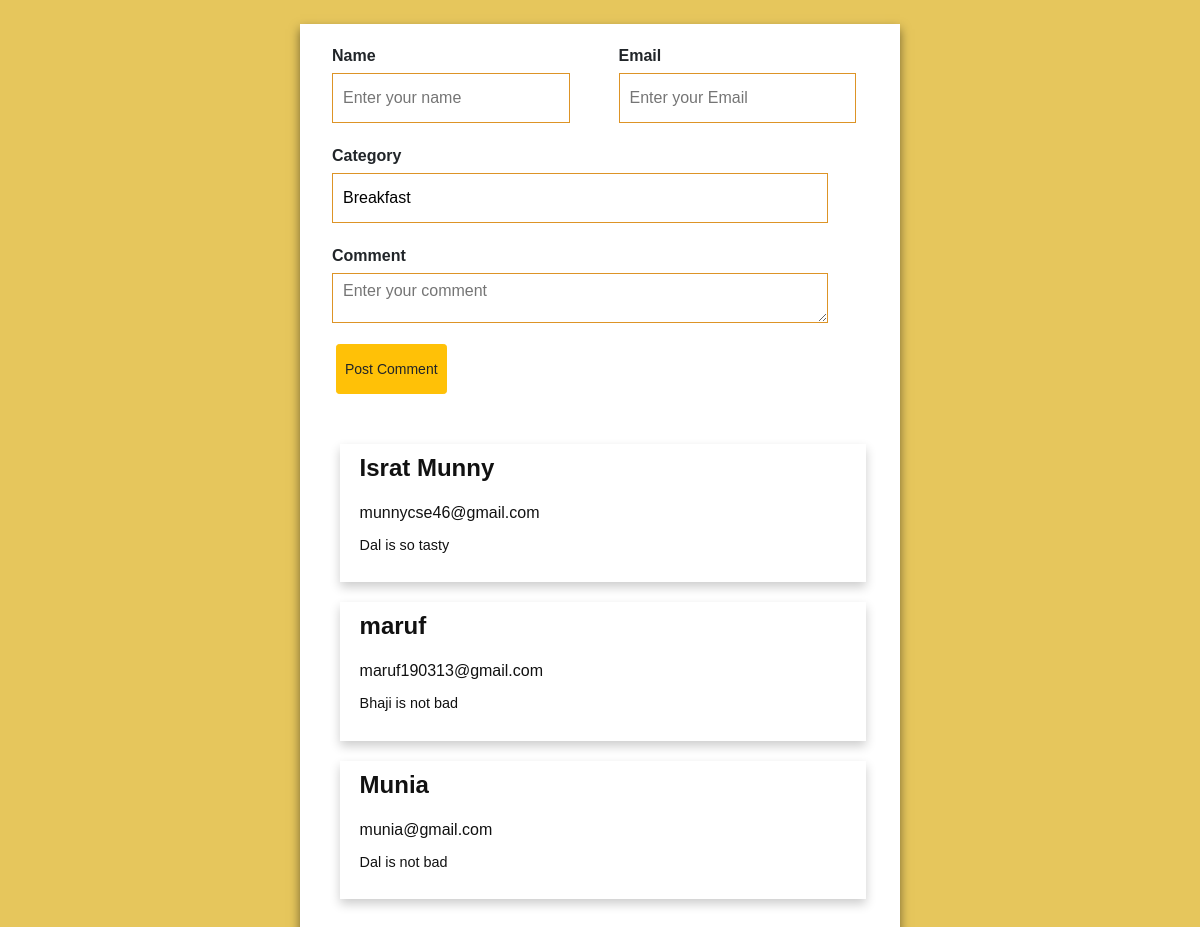
Page /Online_restaurant/Restuproject/admin/comment.php on the committed database.
### tables this page shows
CREATE TABLE IF NOT EXISTS `comments` (
  `Id` int(100) NOT NULL AUTO_INCREMENT,
  `Name` varchar(200) NOT NULL,
  `Email` varchar(200) NOT NULL,
  `Comment` varchar(200) NOT NULL,
  `Category` varchar(200) NOT NULL,
  PRIMARY KEY (`Id`)
);

### Online_restaurant/Restuproject/admin/comment.php (the view, shortened to what this page needs)
<?php
$servername="localhost";
$username="root";
$password="";
$database="restaurantdb";
$conn=mysqli_connect($servername,$username,$password,$database);
?>
<!DOCTYPE html>
<html lang="en">
<head>
    <link rel="stylesheet" href="https://cdn.jsdelivr.net/npm/bootstrap@4.6.0/dist/css/bootstrap.min.css">
    <link rel="stylesheet" href="css/commentstyle.css">
    <link rel="stylesheet" href=" css/all.min.css">
</head>
<body class="whole">
  <div class="wrapper mt-4">
      <form action="" class="form" method="post">
         <div class="row">
            <div class="input-group">
                <label for="name">Name</label>
                <input type="text" name="name" id="name" placeholder="Enter your name"  required>
            </div>
            <div class="input-group">
              <label for="email">Email</label>
              <input type="text" name="email" id="email" placeholder="Enter your Email"  required>
            </div>
         </div>
         <div class="row">
            <div class="input-group textarea">
                <label for="category">Category</label>
                  <input type="text" name="category" id="category" placeholder="Enter your category" value="Breakfast" required>
            </div>
         </div>
         <div class="row">
            <div class="input-group textarea">
                <label for="comment">Comment</label>
                <textarea name="comment" id="comment" placeholder="Enter your comment" cols="30" rows="30"></textarea>
            </div>
         </div>
         <div class="input-group">
            <button class="btn btn-warning btn-sm ml-3" type="submit" >Post Comment</button>
         </div>
      </form>
      <?php
        $sql1 = "SELECT * FROM `comments` where Category='Breakfast'";
        $result = mysqli_query($conn, $sql1);
        $num=mysqli_num_rows($result);
        if ($num>0) {
        while($row = mysqli_fetch_assoc($result)){
            echo'<div class="prev-comments">
            <div class="single-item">
                <h4>'.$row['Name'].'</h4>
                <a href="mailto:mushfikaikfatmunia@gmail.com">'.$row['Email'].'</a>
                <p>'.$row['Comment'].'</p>
                <div class="row">
                <div class="col-lg-9"></div>
                <div class="col-lg-3">
                </div>
                </div>
            </div>
        </div>';
        }
        }
        ?>
  </div>
</body>
</html>

### Online_restaurant/Restuproject/admin/css/commentstyle.css (style rules this page uses)
* { margin: 0; padding: 0; box-sizing: border-box; font-family: 'Poppins', sans-serif; }
body { width: 100%; min-height: 100vh; display: flex; justify-content: center; align-items: center; flex-direction: column; background: #e6c65c; }
.wrapper { padding: 20px; background: #FFF; box-shadow: 0 5px 10px rgba(0,0,0,0.5) ; width: 600px; min-height: 400px; }
.wrapper .row { display: grid; grid-template-columns: repeat(auto-fit,minmax(280px,1fr)); margin-left: 2px; }
.wrapper .form .row .input-group { padding: 0 10px; width: 90%; height: 50px; }
.wrapper .form .input-group { width: 100%; height: 50px; margin-bottom: 50px; }
.wrapper .form .input-group label { font-weight: 600; margin-bottom: 5px; display: block; }
.wrapper .form .input-group input,.wrapper .form .input-group textarea { width: 100%; height: 100%; border: 1px solid #dd9426; outline: none; padding: 5px 10px; }
.wrapper .prev-comments { width: 94%; margin-left: 3.5%; }
.wrapper .prev-comments .single-item { background: #FFF; box-shadow: 0 5px 10px rgba(0,0,0,0.2); padding: 10px 20px; margin-bottom: 20px; }
.wrapper .prev-comments .single-item h4 { font-size: 1.5rem; font-weight: 800; color: #111; }
.wrapper .prev-comments .single-item a { margin: 10px 0; font-size: 1rem; color:#111; text-decoration: none; display: inline-block; }
.wrapper .prev-comments .single-item p { font-size: .9rem; color: #111; }

### rows in the picture
comments: Name "Israt Munny", Email "munnycse46@gmail.com", Comment "Dal is so tasty"
comments: Name "maruf", Email "maruf190313@gmail.com", Comment "Bhaji is not bad"
comments: Name "Munia", Email "munia@gmail.com", Comment "Dal is not bad"
